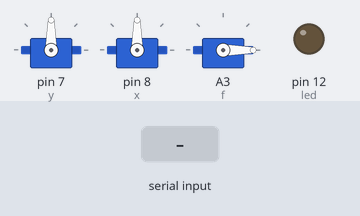
Recording of a sketch running on a simulated Arduino Uno, built with avr-gcc and run on an emulated ATmega328P. On the bench: 3 × servo, output pins drawn as LEDs (lit = HIGH). The test bench sets the inputs (shaded band).

Above: at 1.2 s.
1.3 s: byte 30 received over Serial
At 2.1 s:
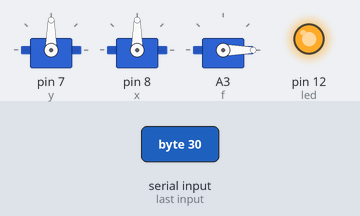
Timing chart, 0 to 4.3 s (numbered marks = the images above; inputs shaded):
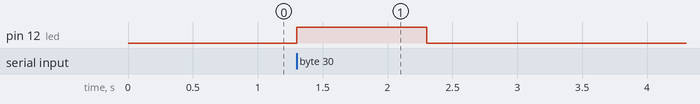

Measured:
- after the input at 1.3 s, pin 12 (led): LOW → HIGH at once, → LOW 1.0 s later

The sketch:

Final.ino
```cpp
//*************************************************************************************** /
//*    Title: Autonomous Sentry Turret - tracking and shoot the target automatically
//*    Author: Vy Hoang
//*    Date: 2018
//*************************************************************************************** /

#include <Servo.h>  //Used to control the Pan/Tilt Servos

char ychannel = 0; //Servo ID for the y-axis servo
char xchannel = 1; //Servo ID for the x-axis servo
char fchannel = 2; //Servo ID for the trigger servo

Servo y; //Name x-axis servo is y
Servo x;  //Name x-axis servo is x
Servo f; //Name trigger servo is f

char ch = 0; //ch hold data from the port
int led = 12; // The red led is attached to pin 12.


void setup() {

  y.attach(7);  //The y-axis servo is attached to pin 7.
  x.attach (8); //The x-axis servo is attached to pin 8.
  f.attach(A3); //The trigger servo is attached to pin 0.

  y.write(90);  //Set 90 degree innitially.
  x.write(90);  //Set 90 degree innitially.
  f.write (0);  // Set 0 degre innitially.

  pinMode (led, OUTPUT); //Output led


  Serial.begin(9600);  //Set up a serial connection for 57600 bps.
} //end of void setup ()

void loop() {

  digitalWrite (led, LOW); //Turn Led off when there is no signal of FaceDection from Processing

  while (Serial.available() <= 0); //wait for the data to be recieved by andruino

  ch = Serial.read();  //read data (char type) and store it om

  if (ch == ychannel) { // Check if data = servo ID 0 for y-axis servo
    while (Serial.available() <= 0); //Wait for the data from the serial port.
    y.write(Serial.read());  // then y-axis servo set the position according to the data (ch) in the processing
  } //end if

  else if (ch == xchannel) { //Check if data = servo ID 1 for x-axis servo
    while (Serial.available() <= 0); //Wait for the data from the serial port.
    x.write(Serial.read());   //then y-axis servo set the position according to the data (ch) in the processing
  } // end if

  else if (ch == fchannel) { //if data= servo ID 2 for trigger servo
    while (Serial.available() <= 0); //Wait for the data from the serial port.
    f.write(Serial.read());   //then y-axis servo set the position according to the data (ch) in the processing

  } // end if

  digitalWrite (led, HIGH); //Turn Led off when there is signal of FaceDection from Processing
  delay (1000);

} // end of void loop ()

//If the character is not the pan or tilt or trigger servo ID, it is ignored.
```
